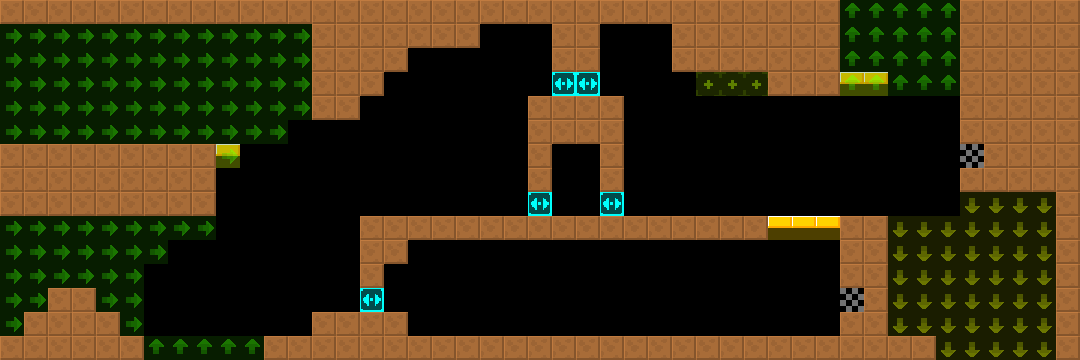

Below is a game level as drawn by its tile map, then a one-line description and the .tmx that defines it (tile-layer data replaced by summaries):
An orthogonal 45x15 tile map with 24x24 px tiles, 2 tile layers (col, lnk), 2 tilesets and 10 objects (3x RotatingBall, 2x Shooter, 2x AutoRetractableSpikes, FakeBlackWall, Water, ...).

<map version="1.4" tiledversion="1.4.2" orientation="orthogonal" renderorder="right-down" width="45" height="15" tilewidth="24" tileheight="24" infinite="0" nextlayerid="4" nextobjectid="8">
 <tileset firstgid="6" source="../../lnk.tsx" />
 <tileset firstgid="1" source="../../col.tsx" />
 <layer id="1" name="col" width="45" height="15">
  <data>[675 cells, 243 non-empty, 4 distinct tile ids]</data>
 </layer>
 <layer id="2" name="lnk" width="45" height="15" opacity="0.5">
  <data>[675 cells, 165 non-empty, 4 distinct tile ids]</data>
 </layer>
 <objectgroup id="3" name="markers" opacity="0.5">
  <object id="1" name="RotatingBall" type="RotatingBall" x="552" y="120" width="24" height="24">
   <properties>
    <property name="yr" value="0" />
    <property name="xr" value="0" />
   </properties>
  </object>
  <object id="2" name="Shooter" type="Shooter" x="960" y="144" width="24" height="24">
   <properties>
    <property name="yr" value="0" />
    <property name="xr" value="0" />
    <property name="customId" value="left_2" />
   </properties>
  </object>
  <object id="3" name="RotatingBall" type="RotatingBall" x="192" y="168" width="24" height="24">
   <properties>
    <property name="yr" value="0" />
    <property name="xr" value="0" />
   </properties>
  </object>
  <object id="4" name="AutoRetractableSpikes" type="AutoRetractableSpikes" x="408" y="192" width="120" height="24">
   <properties>
    <property name="yr" value="0" />
    <property name="xr" value="0" />
    <property name="customId" value="1.5-0.5" />
   </properties>
  </object>
  <object id="5" name="AutoRetractableSpikes" type="AutoRetractableSpikes" x="624" y="192" width="144" height="24">
   <properties>
    <property name="yr" value="0" />
    <property name="xr" value="0" />
    <property name="customId" value="1.5-0.5" />
   </properties>
  </object>
  <object id="6" name="RotatingBall" type="RotatingBall" x="864" y="240" width="24" height="24">
   <properties>
    <property name="yr" value="0" />
    <property name="xr" value="0" />
   </properties>
  </object>
  <object id="7" name="FakeBlackWall" type="FakeBlackWall" x="360" y="264" width="24" height="48">
   <properties>
    <property name="yr" value="0" />
    <property name="xr" value="0" />
   </properties>
  </object>
  <object id="8" name="Shooter" type="Shooter" x="840" y="288" width="24" height="24">
   <properties>
    <property name="yr" value="0" />
    <property name="xr" value="0" />
    <property name="customId" value="left_2" />
   </properties>
  </object>
  <object id="9" name="Water" type="Water" x="408" y="312" width="432" height="24">
   <properties>
    <property name="yr" value="0" />
    <property name="xr" value="0" />
   </properties>
  </object>
  <object id="10" name="RetractableSpikes" type="RetractableSpikes" x="408" y="312" width="432" height="24">
   <properties>
    <property name="yr" value="0" />
    <property name="xr" value="0" />
   </properties>
  </object>
 </objectgroup>
</map>
